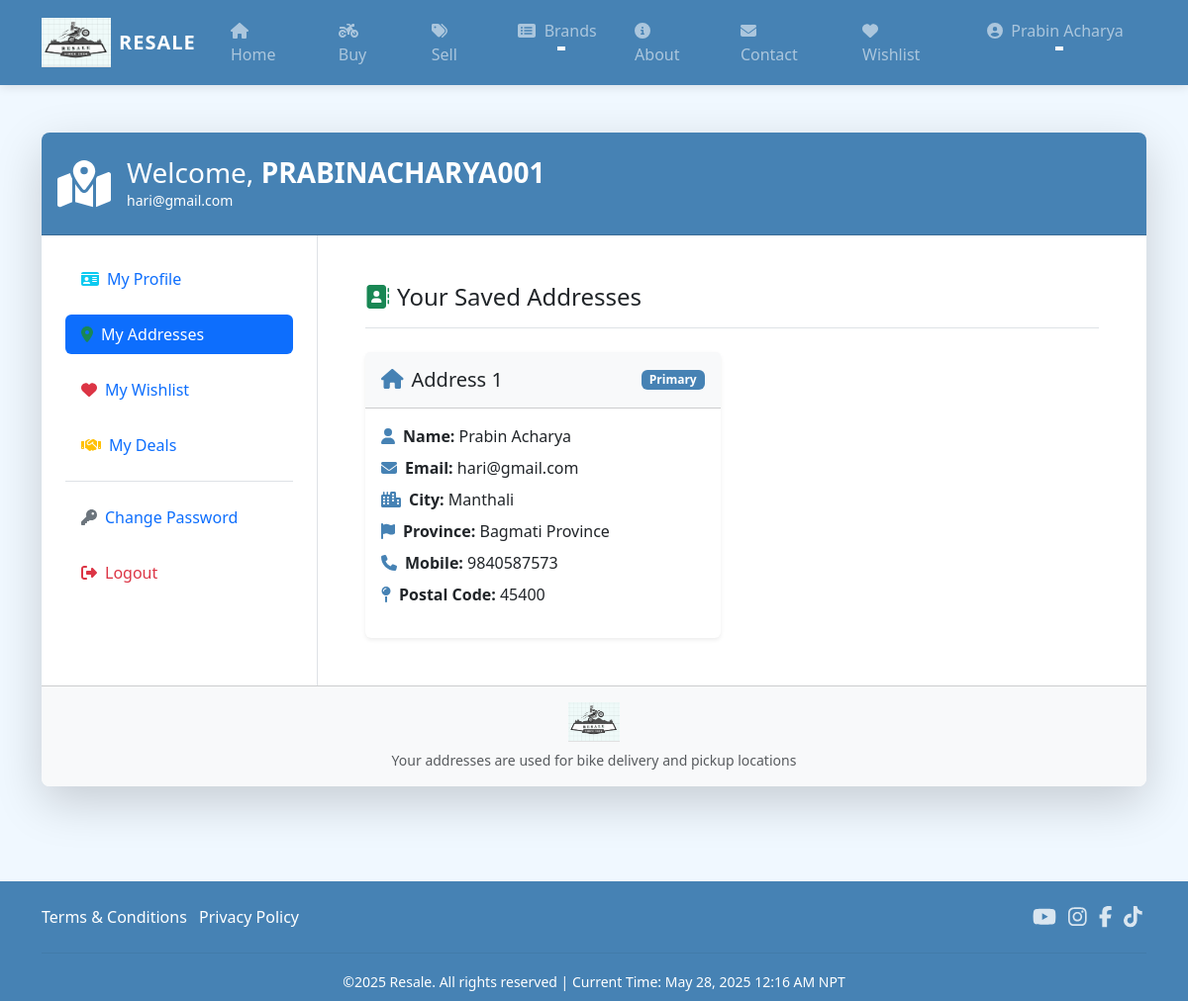
The app's page /address/ (signed in), older data.
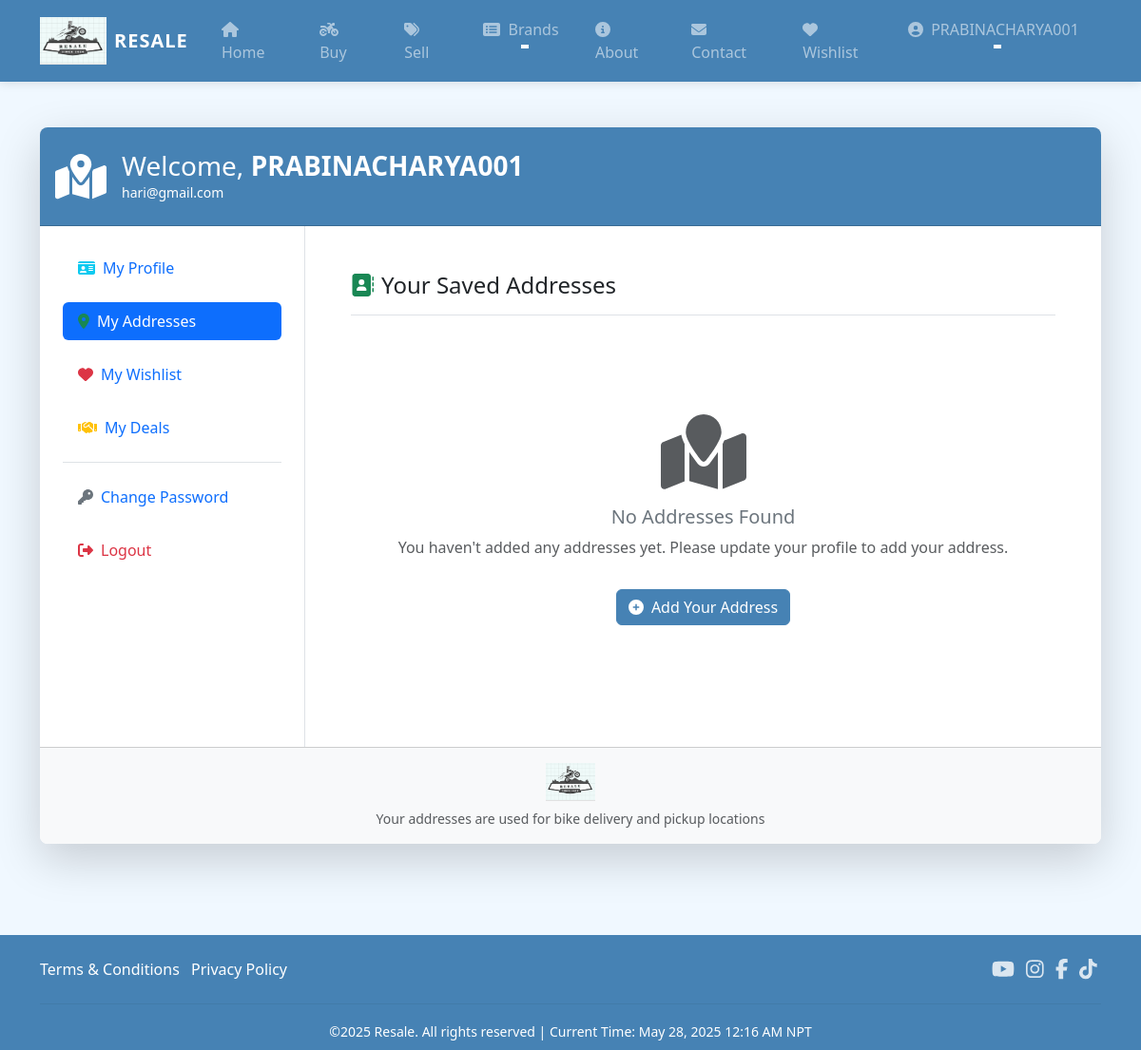
The same page, newer data.
### proj/models.py (models this page shows, shortened)
class Customer(models.Model):
    user = models.ForeignKey(
        User,
        on_delete=models.CASCADE,
        related_name='customers'  # Added for better querying
    )
    name = models.CharField(
        max_length=200,
        verbose_name='Full Name'
    )
    gender = models.CharField(
        max_length=10,
        choices=GENDER_CHOICES,
        default='',
        verbose_name='Gender'
    )
    city = models.CharField(
        max_length=50,
        verbose_name='City'
    )
    state = models.CharField(
        choices=STATE_CHOICES,
        max_length=100,
        verbose_name='Province'
    )
    mobile = models.CharField(  # Changed to CharField
        max_length=10,
        validators=[MinLengthValidator(10)],  # For 10-digit numbers
        verbose_name='Mobile Number'
    )
    zipcode = models.CharField(  # Changed to CharField
        max_length=10,
        verbose_name='Postal Code'
    )
    class Meta:
        verbose_name = 'Customer'
        verbose_name_plural = 'Customers'
        ordering = ['name']

### proj/views.py (the view)
# urls.py: path('address/',views.address,name='address'),
@login_required
def address(request):
    add = Customer.objects.filter(user=request.user)
    email = request.user.email  # Get the user's email
    return render(request, 'proj/address.html', {'add': add, 'email': email})

### proj/context_processors.py (called while the page is built)
def timezone_context(request):
    nepal_timezone = pytz.timezone('Asia/Kathmandu')
    current_time = datetime.datetime.now(nepal_timezone)
    return {
        'nepal_time': current_time,
        'timezone_name': 'Nepal Standard Time (UTC+5:45)',
        'timezone_short': 'NPT',
    }

### proj/templates/proj/address.html (shortened to what the changed rows need)
{% extends 'proj/base.html' %}
{% load static %}
{% block main-content %}
<div class="container py-5">
    <div class="row justify-content-center">
        <div class="col-lg-12">
            <div class="card border-0 shadow-lg rounded-3 overflow-hidden">
                <div class="card-header bg-primary text-white py-4">
                    <div class="d-flex align-items-center">
                        <div>
                            <h3 class="mb-0">Welcome, <span class="text-capitalize fw-bold">{{request.user}}</span></h3>
                            <p class="mb-0 small">{{ request.user.email }}</p>
                        </div>
                    </div>
                </div>
                <div class="card-body p-0">
                    <div class="row g-0">
                        <div class="col-md-9">
                            <div class="p-4 p-md-5">
                                <div class="row g-4">
                                    {% for ad in add %}
                                    <div class="col-lg-6">
                                        <div class="card h-100 border-0 shadow-sm hover-card">
                                            <div class="card-header bg-light py-3">
                                                <div class="d-flex justify-content-between align-items-center">
                                                    <h5 class="mb-0"><i class="fas fa-home text-primary me-2"></i>Address {{forloop.counter}}</h5>
                                                    <span class="badge bg-primary">Primary</span>
                                                </div>
                                            </div>
                                            <div class="card-body">
                                                <ul class="list-unstyled">
                                                    <li class="mb-2"><i class="fas fa-user text-primary me-2"></i><strong>Name:</strong> {{ad.name}}</li>
                                                    <li class="mb-2"><i class="fas fa-envelope text-primary me-2"></i><strong>Email:</strong> {{request.user.email}}</li>
                                                    <li class="mb-2"><i class="fas fa-city text-primary me-2"></i><strong>City:</strong> {{ad.city}}</li>
                                                    <li class="mb-2"><i class="fas fa-flag text-primary me-2"></i><strong>Province:</strong> {{ad.state}}</li>
                                                    <li class="mb-2"><i class="fas fa-phone text-primary me-2"></i><strong>Mobile:</strong> {{ad.mobile}}</li>
                                                    <li class="mb-2"><i class="fas fa-map-pin text-primary me-2"></i><strong>Postal Code:</strong> {{ad.zipcode}}</li>
                                                </ul>
                                            </div>
                                        </div>
                                    </div>
                                    {% empty %}
                                    <div class="col-12 text-center py-5">
                                        <div class="empty-state">
                                            <i class="fas fa-map-marked fa-5x text-muted mb-3"></i>
                                            <h5>No Addresses Found</h5>
                                            <p class="text-muted">You haven't added any addresses yet. Please update your profile to add your address.</p>
                                            <a href="{% url 'main:profile' %}" class="btn btn-primary mt-3">
                                                <i class="fas fa-plus-circle me-2"></i>Add Your Address
                                            </a>
                                        </div>
                                    </div>
                                    {% endfor %}
                                </div>
                            </div>
                        </div>
                    </div>
                </div>
            </div>
        </div>
    </div>
</div>
{% endblock main-content %}

### proj/templates/proj/base.html (shortened to what the changed rows need)
<!DOCTYPE html>
{% load static %}
<html lang="en">
<head>
    <link href="https://cdn.jsdelivr.net/npm/bootstrap@5.3.5/dist/css/bootstrap.min.css" rel="stylesheet">
    <link rel="stylesheet" href="{% static 'proj/css/owl.carousel.min.css'%}"/>
    <link rel="stylesheet" href="{% static 'proj/css/all.min.css'%}"/>
    <link rel="stylesheet" href="{% static 'proj/css/style.css'%}"/>
</head>
<body>
  <nav class="navbar navbar-expand-lg navbar-dark bg-primary shadow-sm sticky-top">
    <div class="container">
      <div class="collapse navbar-collapse" id="navbarSupportedContent">
        <ul class="navbar-nav ms-auto mb-2 mb-lg-0">
          {% if request.user.is_authenticated %}
          <li class="nav-item dropdown mx-1">
            <a class="nav-link dropdown-toggle nav-item-hover px-3" href="#" id="profileDropdown" role="button" data-bs-toggle="dropdown"
            aria-expanded="false">
              <i class="fas fa-user-circle me-1"></i>
              <span class="text-capitalize">{% if request.user.customers.first.name %}{{ request.user.customers.first.name }}{% else %}{{ request.user.username }}{% endif %}</span>
            </a>
          </li>
          {% endif %}
      </ul>
    </div>
  </nav>
  {% block main-content %}{% endblock main-content %}
</body>
</html>

Row changes from the older to the newer data that the page shows:
removed Customer: name "Prabin Acharya", {{ request.user.email }} "hari@gmail.com", city "Manthali", state "Bagmati Province", mobile "9840587573", zipcode "45400"
Text that changed along with them:
{{ request.user.username }}: (not shown) → "PRABINACHARYA001"
{{ request.user.customers.first.name }}: "Prabin Acharya" → (not shown)
text now shown: "No Addresses Found You haven't added any addresses yet. Please update your profile to add your address. Add Your Address"
